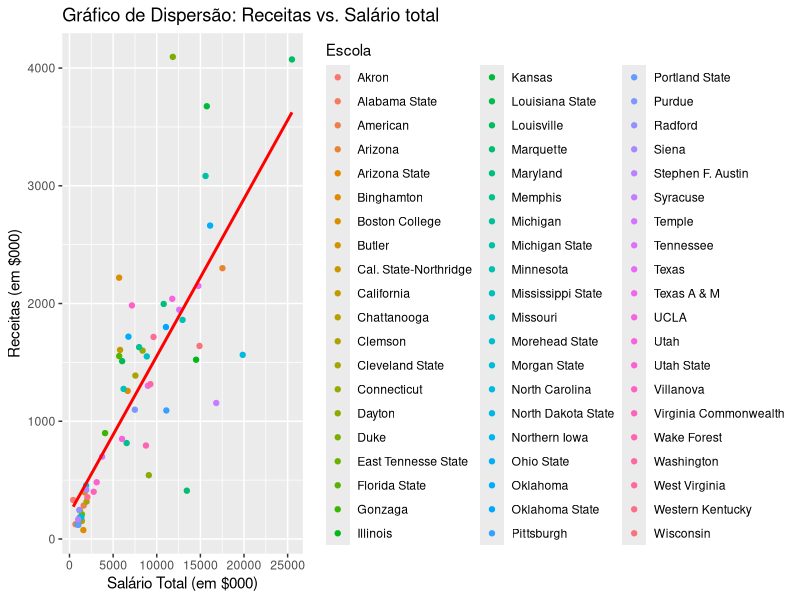

Reproduce this figure in R.
rm(list=ls())
graphics.off()
library(ggplot2)

dados_escolas <- data.frame(
  Escola = c(
    "Akron", "Alabama State", "American", "Arizona", "Arizona State", "Binghamton",
    "Boston College", "Butler", "California", "Cal. State-Northridge",
    "Chattanooga", "Clemson", "Cleveland State", "Connecticut", "Dayton", "Duke",
    "East Tennesse State", "Florida State", "Gonzaga", "Illinois", "Kansas",
    "Louisiana State", "Louisville", "Marquette", "Maryland", "Memphis", "Michigan",
    "Michigan State", "Minnesota", "Mississippi State", "Missouri", "Morehead State",
    "Morgan State", "North Carolina", "North Dakota State", "Northern Iowa",
    "Ohio State", "Oklahoma", "Oklahoma State", "Pittsburgh", "Portland State",
    "Purdue", "Radford", "Siena", "Stephen F. Austin", "Syracuse", "Temple",
    "Tennessee", "Texas", "Texas A & M", "UCLA", "Utah", "Utah State", "Villanova",
    "Virginia Commonwealth", "Wake Forest", "Washington", "West Virginia",
    "Western Kentucky", "Wisconsin"
  ),
  Salarios = c(
    331.15, 125.22, 284.15, 2300.00, 1257.70, 75.68, 2219.59, 396.60, 1606.00, 241.51,
    153.00, 1388.00, 317.26, 1600.00, 541.89, 4095.00, 209.50, 1553.50, 899.30, 1522.44,
    3675.66, 1510.57, 4073.09, 410.20, 1996.33, 815.00, 1629.35, 3083.30, 1861.00,
    1274.58, 1550.90, 182.50, 182.70, 1563.94, 123.10, 454.00, 2662.00, 1718.48,
    1800.00, 1091.69, 120.01, 1098.12, 246.50, 417.08, 166.31, 1155.09, 700.00,
    1947.38, 2150.00, 1301.25, 2040.00, 850.00, 482.18, 1983.77, 401.00, 793.90,
    1315.12, 1716.00, 355.50, 1639.50
  ),
  Receitas= c(
    424.88, 686.34, 1626.65, 17524.36, 6668.54, 1588.70, 5688.91, 1729.76, 5793.22,
    1206.38, 1417.04, 7552.67, 1952.83, 8379.90, 9091.52, 11842.00, 1424.67, 5693.82,
    4075.75, 14507.34, 15737.15, 6034.18, 25494.90, 13446.40, 10793.86, 6549.42,
    7978.07, 15592.50, 12956.39, 6197.70, 8857.83, 1174.19, 1361.28, 19852.54,
    954.93, 1901.81, 16115.42, 6753.15, 11052.29, 11100.03, 1027.83, 7488.46,
    1124.30, 1922.95, 993.60, 16817.12, 3738.92, 12576.72, 14770.28, 8984.82,
    11775.92, 6022.42, 3115.56, 7155.81, 2772.15, 8758.85, 9269.22, 9632.19,
    2048.62, 14900.72
  )
)

ggplot(dados_escolas, aes(x = Receitas, y = Salarios)) +
  geom_point(aes(color = Escola), show.legend = TRUE, alpha = 1, size = 1.5) + 
  geom_smooth(method = "lm", se = FALSE, color = "red") + 
  labs(
    title = "Gráfico de Dispersão: Receitas vs. Salário total",
    x = "Salário Total (em $000)",
    y = "Receitas (em $000)"
  )
